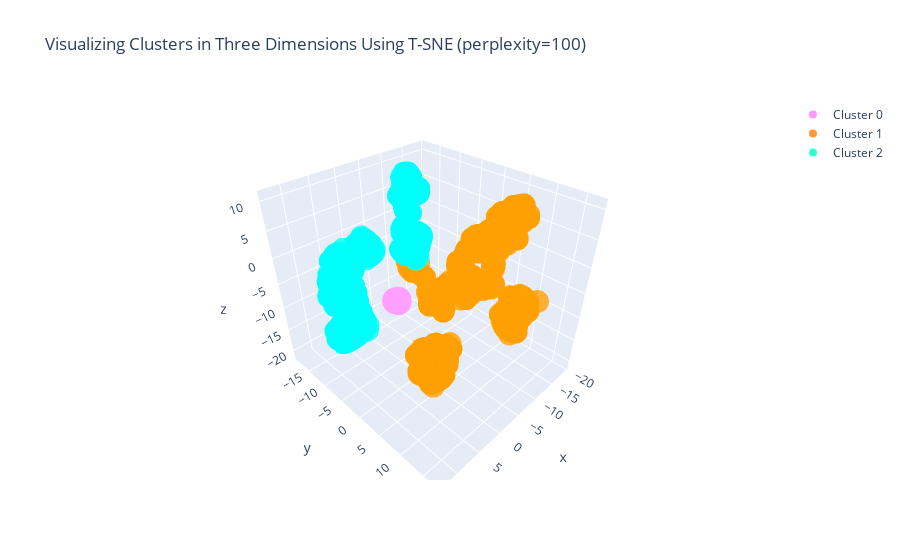

The cell this chart's notebook holds for it:
### Markdown cell above
### 3-D

### Code cell
#trace1 is for 'Cluster 0'
trace1 = go.Scatter3d(
                    x = cluster0["TC1_3d"],
                    y = cluster0["TC2_3d"],
                    z = cluster0["TC3_3d"],
                    mode = "markers",
                    name = "Cluster 0",
                    marker = dict(color = 'rgba(255, 128, 255, 0.8)'),
                    text = None)

#trace2 is for 'Cluster 1'
trace2 = go.Scatter3d(
                    x = cluster1["TC1_3d"],
                    y = cluster1["TC2_3d"],
                    z = cluster1["TC3_3d"],
                    mode = "markers",
                    name = "Cluster 1",
                    marker = dict(color = 'rgba(255, 128, 2, 0.8)'),
                    text = None)

#trace3 is for 'Cluster 2'
trace3 = go.Scatter3d(
                    x = cluster2["TC1_3d"],
                    y = cluster2["TC2_3d"],
                    z = cluster2["TC3_3d"],
                    mode = "markers",
                    name = "Cluster 2",
                    marker = dict(color = 'rgba(0, 255, 200, 0.8)'),
                    text = None)

data = [trace1, trace2, trace3]

title = "Visualizing Clusters in Three Dimensions Using T-SNE (perplexity=" + str(perplexity) + ")"

layout = dict(title = title,
              xaxis= dict(title= 'TC1',ticklen= 5,zeroline= False),
              yaxis= dict(title= 'TC2',ticklen= 5,zeroline= False)
             )

fig = dict(data = data, layout = layout)

iplot(fig)

### Figure 1 — Plotly figure (JSON) as saved in the notebook; plotly's stock layout.template omitted (floating-point values rounded to 4 significant figures; data arrays with more than 128 entries replaced by an {"elided": "..."} marker saying what was removed)
{"data": [{"marker": {"color": "rgba(255, 128, 255, 0.8)"}, "mode": "markers", "name": "Cluster 0", "type": "scatter3d", "x": [-2.633, -3.21, -2.7, -2.899, -2.655, -2.309, -2.511, -2.301, -2.586, -2.381, -2.927, -2.902, -2.827, -2.43, -2.536, -3.233, -2.284, -2.615, -2.105, -2.165, -2.726, -2.591, -2.874, -2.643, -3.222, -2.927, -2.92, -2.644, -2.725, -2.566, -2.583, -2.467, -2.558, -3.126, -3.123, -2.531, -2.577, -2.449, -2.049, -2.552, -2.577, -2.58, -2.58, -2.984, -2.077, -2.659, -2.576, -3.119, -2.129, -2.958, -2.424, -2.642, -2.72, -2.146, -3.039, -2.293, -2.595, -3.117, -2.973, -3.121, -2.397, -2.711, -2.52, -2.622, -2.885], "y": [-8.249, -8.635, -8.281, -8.881, -8.294, -8.279, -8.074, -8.611, -9.192, -8.43, -8.927, -8.976, -7.967, -8.474, -8.111, -8.593, -8.436, -8.144, -8.963, -9.022, -8.309, -8.506, -8.167, -8.207, -8.554, -8.929, -8.918, -8.275, -8.305, -8.011, -8.138, -8.514, -9.308, -8.676, -8.665, -9.271, -8.045, -8.511, -8.706, -8.39, -9.333, -9.187, -8.05, -9.007, -8.908, -8.346, -8.15, -8.644, -8.979, -8.97, -8.21, -8.273, -8.29, -8.795, -9.103, -8.556, -8.204, -8.759, -8.991, -8.655, -8.173, -8.312, -8.087, -8.159, -8.182], "z": [-11.42, -10.95, -10.73, -10.84, -11.46, -11.08, -11.14, -11.04, -11.25, -11.3, -10.93, -11.72, -11.22, -11.46, -11.2, -11.26, -10.92, -10.6, -11.16, -11.37, -11.72, -10.63, -10.68, -11.36, -11.21, -10.93, -10.92, -11.44, -11.72, -10.51, -11.27, -11.5, -11.18, -11.21, -11.19, -11.08, -10.53, -11.4, -11.28, -10.56, -11.14, -11.24, -10.54, -11.04, -11.11, -11.53, -11.31, -11.17, -11.22, -11.05, -11.09, -11.44, -11.71, -11.45, -11.32, -11.01, -11.59, -11.39, -11.02, -11.18, -10.99, -10.72, -11.16, -10.61, -10.69]}, {"marker": {"color": "rgba(255, 128, 2, 0.8)"}, "mode": "markers", "name": "Cluster 1", "type": "scatter3d", "x": {"elided": "1849 float values"}, "y": {"elided": "1849 float values"}, "z": {"elided": "1849 float values"}}, {"marker": {"color": "rgba(0, 255, 200, 0.8)"}, "mode": "markers", "name": "Cluster 2", "type": "scatter3d", "x": {"elided": "1283 float values"}, "y": {"elided": "1283 float values"}, "z": {"elided": "1283 float values"}}], "layout": {"title": {"text": "Visualizing Clusters in Three Dimensions Using T-SNE (perplexity=100)"}, "xaxis": {"ticklen": 5, "title": {"text": "TC1"}, "zeroline": false}, "yaxis": {"ticklen": 5, "title": {"text": "TC2"}, "zeroline": false}}}
